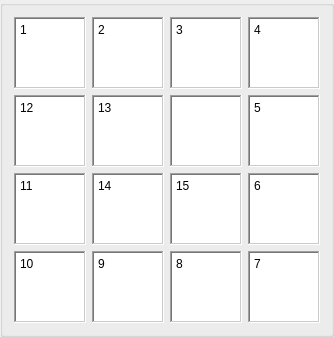
   <widget class="QGroupBox" name="groupBox">
    <property name="enabled">
     <bool>true</bool>
    </property>
    <property name="geometry">
     <rect>
      <x>410</x>
      <y>0</y>
      <width>251</width>
      <height>221</height>
     </rect>
    </property>
    <property name="title">
     <string/>
    </property>
    <property name="alignment">
     <set>Qt::AlignBottom|Qt::AlignHCenter</set>
    </property>
    <property name="flat">
     <bool>false</bool>
    </property>
    <property name="checkable">
     <bool>false</bool>
    </property>
    <layout class="QGridLayout" name="gridLayout">
     <item row="0" column="0">
      <widget class="QTextEdit" name="in1">
       <property name="frameShape">
        <enum>QFrame::WinPanel</enum>
       </property>
       <property name="lineWidth">
        <number>3</number>
       </property>
       <property name="html">
        <string>&lt;!DOCTYPE HTML PUBLIC &quot;-//W3C//DTD HTML 4.0//EN&quot; &quot;http://www.w3.org/TR/REC-html40/strict.dtd&quot;&gt;
&lt;html&gt;&lt;head&gt;&lt;meta name=&quot;qrichtext&quot; content=&quot;1&quot; /&gt;&lt;style type=&quot;text/css&quot;&gt;
p, li { white-space: pre-wrap; }
&lt;/style&gt;&lt;/head&gt;&lt;body style=&quot; font-family:'SimSun'; font-size:9pt; font-weight:400; font-style:normal;&quot;&gt;
&lt;p style=&quot; margin-top:0px; margin-bottom:0px; margin-left:0px; margin-right:0px; -qt-block-indent:0; text-indent:0px;&quot;&gt;1&lt;/p&gt;&lt;/body&gt;&lt;/html&gt;</string>
       </property>
       <property name="tabStopWidth">
        <number>100</number>
       </property>
       <property name="acceptRichText">
        <bool>true</bool>
       </property>
      </widget>
     </item>
     <item row="0" column="1">
      <widget class="QTextEdit" name="in2">
       <property name="frameShape">
        <enum>QFrame::WinPanel</enum>
       </property>
       <property name="lineWidth">
        <number>3</number>
       </property>
       <property name="html">
        <string>&lt;!DOCTYPE HTML PUBLIC &quot;-//W3C//DTD HTML 4.0//EN&quot; &quot;http://www.w3.org/TR/REC-html40/strict.dtd&quot;&gt;
&lt;html&gt;&lt;head&gt;&lt;meta name=&quot;qrichtext&quot; content=&quot;1&quot; /&gt;&lt;style type=&quot;text/css&quot;&gt;
p, li { white-space: pre-wrap; }
&lt;/style&gt;&lt;/head&gt;&lt;body style=&quot; font-family:'SimSun'; font-size:9pt; font-weight:400; font-style:normal;&quot;&gt;
&lt;p style=&quot; margin-top:0px; margin-bottom:0px; margin-left:0px; margin-right:0px; -qt-block-indent:0; text-indent:0px;&quot;&gt;2&lt;/p&gt;&lt;/body&gt;&lt;/html&gt;</string>
       </property>
       <property name="tabStopWidth">
        <number>100</number>
       </property>
       <property name="acceptRichText">
        <bool>true</bool>
       </property>
      </widget>
     </item>
     <item row="0" column="2">
      <widget class="QTextEdit" name="in3">
       <property name="frameShape">
        <enum>QFrame::WinPanel</enum>
       </property>
       <property name="lineWidth">
        <number>3</number>
       </property>
       <property name="html">
        <string>&lt;!DOCTYPE HTML PUBLIC &quot;-//W3C//DTD HTML 4.0//EN&quot; &quot;http://www.w3.org/TR/REC-html40/strict.dtd&quot;&gt;
&lt;html&gt;&lt;head&gt;&lt;meta name=&quot;qrichtext&quot; content=&quot;1&quot; /&gt;&lt;style type=&quot;text/css&quot;&gt;
p, li { white-space: pre-wrap; }
&lt;/style&gt;&lt;/head&gt;&lt;body style=&quot; font-family:'SimSun'; font-size:9pt; font-weight:400; font-style:normal;&quot;&gt;
&lt;p style=&quot; margin-top:0px; margin-bottom:0px; margin-left:0px; margin-right:0px; -qt-block-indent:0; text-indent:0px;&quot;&gt;3&lt;/p&gt;&lt;/body&gt;&lt;/html&gt;</string>
       </property>
       <property name="tabStopWidth">
        <number>100</number>
       </property>
       <property name="acceptRichText">
        <bool>true</bool>
       </property>
      </widget>
     </item>
     <item row="0" column="3">
      <widget class="QTextEdit" name="in4">
       <property name="frameShape">
        <enum>QFrame::WinPanel</enum>
       </property>
       <property name="lineWidth">
        <number>3</number>
       </property>
       <property name="html">
        <string>&lt;!DOCTYPE HTML PUBLIC &quot;-//W3C//DTD HTML 4.0//EN&quot; &quot;http://www.w3.org/TR/REC-html40/strict.dtd&quot;&gt;
&lt;html&gt;&lt;head&gt;&lt;meta name=&quot;qrichtext&quot; content=&quot;1&quot; /&gt;&lt;style type=&quot;text/css&quot;&gt;
p, li { white-space: pre-wrap; }
&lt;/style&gt;&lt;/head&gt;&lt;body style=&quot; font-family:'SimSun'; font-size:9pt; font-weight:400; font-style:normal;&quot;&gt;
&lt;p style=&quot; margin-top:0px; margin-bottom:0px; margin-left:0px; margin-right:0px; -qt-block-indent:0; text-indent:0px;&quot;&gt;4&lt;/p&gt;&lt;/body&gt;&lt;/html&gt;</string>
       </property>
       <property name="tabStopWidth">
        <number>100</number>
       </property>
       <property name="acceptRichText">
        <bool>true</bool>
       </property>
      </widget>
     </item>
     <item row="1" column="0">
      <widget class="QTextEdit" name="in5">
       <property name="frameShape">
        <enum>QFrame::WinPanel</enum>
       </property>
       <property name="lineWidth">
        <number>3</number>
       </property>
       <property name="html">
        <string>&lt;!DOCTYPE HTML PUBLIC &quot;-//W3C//DTD HTML 4.0//EN&quot; &quot;http://www.w3.org/TR/REC-html40/strict.dtd&quot;&gt;
&lt;html&gt;&lt;head&gt;&lt;meta name=&quot;qrichtext&quot; content=&quot;1&quot; /&gt;&lt;style type=&quot;text/css&quot;&gt;
p, li { white-space: pre-wrap; }
&lt;/style&gt;&lt;/head&gt;&lt;body style=&quot; font-family:'SimSun'; font-size:9pt; font-weight:400; font-style:normal;&quot;&gt;
&lt;p style=&quot; margin-top:0px; margin-bottom:0px; margin-left:0px; margin-right:0px; -qt-block-indent:0; text-indent:0px;&quot;&gt;12&lt;/p&gt;&lt;/body&gt;&lt;/html&gt;</string>
       </property>
       <property name="tabStopWidth">
        <number>100</number>
       </property>
       <property name="acceptRichText">
        <bool>true</bool>
       </property>
      </widget>
     </item>
     <item row="1" column="1">
      <widget class="QTextEdit" name="in6">
       <property name="frameShape">
        <enum>QFrame::WinPanel</enum>
       </property>
       <property name="lineWidth">
        <number>3</number>
       </property>
       <property name="html">
        <string>&lt;!DOCTYPE HTML PUBLIC &quot;-//W3C//DTD HTML 4.0//EN&quot; &quot;http://www.w3.org/TR/REC-html40/strict.dtd&quot;&gt;
&lt;html&gt;&lt;head&gt;&lt;meta name=&quot;qrichtext&quot; content=&quot;1&quot; /&gt;&lt;style type=&quot;text/css&quot;&gt;
p, li { white-space: pre-wrap; }
&lt;/style&gt;&lt;/head&gt;&lt;body style=&quot; font-family:'SimSun'; font-size:9pt; font-weight:400; font-style:normal;&quot;&gt;
&lt;p style=&quot; margin-top:0px; margin-bottom:0px; margin-left:0px; margin-right:0px; -qt-block-indent:0; text-indent:0px;&quot;&gt;13&lt;/p&gt;&lt;/body&gt;&lt;/html&gt;</string>
       </property>
       <property name="tabStopWidth">
        <number>100</number>
       </property>
       <property name="acceptRichText">
        <bool>true</bool>
       </property>
      </widget>
     </item>
     <item row="1" column="2">
      <widget class="QTextEdit" name="in7">
       <property name="frameShape">
        <enum>QFrame::WinPanel</enum>
       </property>
       <property name="lineWidth">
        <number>3</number>
       </property>
       <property name="tabStopWidth">
        <number>100</number>
       </property>
       <property name="acceptRichText">
        <bool>true</bool>
       </property>
      </widget>
     </item>
     <item row="1" column="3">
      <widget class="QTextEdit" name="in8">
       <property name="frameShape">
        <enum>QFrame::WinPanel</enum>
       </property>
       <property name="lineWidth">
        <number>3</number>
       </property>
       <property name="html">
        <string>&lt;!DOCTYPE HTML PUBLIC &quot;-//W3C//DTD HTML 4.0//EN&quot; &quot;http://www.w3.org/TR/REC-html40/strict.dtd&quot;&gt;
&lt;html&gt;&lt;head&gt;&lt;meta name=&quot;qrichtext&quot; content=&quot;1&quot; /&gt;&lt;style type=&quot;text/css&quot;&gt;
p, li { white-space: pre-wrap; }
&lt;/style&gt;&lt;/head&gt;&lt;body style=&quot; font-family:'SimSun'; font-size:9pt; font-weight:400; font-style:normal;&quot;&gt;
&lt;p style=&quot; margin-top:0px; margin-bottom:0px; margin-left:0px; margin-right:0px; -qt-block-indent:0; text-indent:0px;&quot;&gt;5&lt;/p&gt;&lt;/body&gt;&lt;/html&gt;</string>
       </property>
       <property name="tabStopWidth">
        <number>100</number>
       </property>
       <property name="acceptRichText">
        <bool>true</bool>
       </property>
      </widget>
     </item>
     <item row="2" column="0">
      <widget class="QTextEdit" name="in9">
       <property name="frameShape">
        <enum>QFrame::WinPanel</enum>
       </property>
       <property name="lineWidth">
        <number>3</number>
       </property>
       <property name="html">
        <string>&lt;!DOCTYPE HTML PUBLIC &quot;-//W3C//DTD HTML 4.0//EN&quot; &quot;http://www.w3.org/TR/REC-html40/strict.dtd&quot;&gt;
&lt;html&gt;&lt;head&gt;&lt;meta name=&quot;qrichtext&quot; content=&quot;1&quot; /&gt;&lt;style type=&quot;text/css&quot;&gt;
p, li { white-space: pre-wrap; }
&lt;/style&gt;&lt;/head&gt;&lt;body style=&quot; font-family:'SimSun'; font-size:9pt; font-weight:400; font-style:normal;&quot;&gt;
&lt;p style=&quot; margin-top:0px; margin-bottom:0px; margin-left:0px; margin-right:0px; -qt-block-indent:0; text-indent:0px;&quot;&gt;11&lt;/p&gt;&lt;/body&gt;&lt;/html&gt;</string>
       </property>
       <property name="tabStopWidth">
        <number>100</number>
       </property>
       <property name="acceptRichText">
        <bool>true</bool>
       </property>
      </widget>
     </item>
     <item row="2" column="1">
      <widget class="QTextEdit" name="in10">
       <property name="frameShape">
        <enum>QFrame::WinPanel</enum>
       </property>
       <property name="lineWidth">
        <number>3</number>
       </property>
       <property name="html">
        <string>&lt;!DOCTYPE HTML PUBLIC &quot;-//W3C//DTD HTML 4.0//EN&quot; &quot;http://www.w3.org/TR/REC-html40/strict.dtd&quot;&gt;
&lt;html&gt;&lt;head&gt;&lt;meta name=&quot;qrichtext&quot; content=&quot;1&quot; /&gt;&lt;style type=&quot;text/css&quot;&gt;
p, li { white-space: pre-wrap; }
&lt;/style&gt;&lt;/head&gt;&lt;body style=&quot; font-family:'SimSun'; font-size:9pt; font-weight:400; font-style:normal;&quot;&gt;
&lt;p style=&quot; margin-top:0px; margin-bottom:0px; margin-left:0px; margin-right:0px; -qt-block-indent:0; text-indent:0px;&quot;&gt;14&lt;/p&gt;&lt;/body&gt;&lt;/html&gt;</string>
       </property>
       <property name="tabStopWidth">
        <number>100</number>
       </property>
       <property name="acceptRichText">
        <bool>true</bool>
       </property>
      </widget>
     </item>
     <item row="2" column="2">
      <widget class="QTextEdit" name="in11">
       <property name="frameShape">
        <enum>QFrame::WinPanel</enum>
       </property>
       <property name="lineWidth">
        <number>3</number>
       </property>
       <property name="html">
        <string>&lt;!DOCTYPE HTML PUBLIC &quot;-//W3C//DTD HTML 4.0//EN&quot; &quot;http://www.w3.org/TR/REC-html40/strict.dtd&quot;&gt;
&lt;html&gt;&lt;head&gt;&lt;meta name=&quot;qrichtext&quot; content=&quot;1&quot; /&gt;&lt;style type=&quot;text/css&quot;&gt;
p, li { white-space: pre-wrap; }
&lt;/style&gt;&lt;/head&gt;&lt;body style=&quot; font-family:'SimSun'; font-size:9pt; font-weight:400; font-style:normal;&quot;&gt;
&lt;p style=&quot; margin-top:0px; margin-bottom:0px; margin-left:0px; margin-right:0px; -qt-block-indent:0; text-indent:0px;&quot;&gt;15&lt;/p&gt;&lt;/body&gt;&lt;/html&gt;</string>
       </property>
       <property name="tabStopWidth">
        <number>100</number>
       </property>
       <property name="acceptRichText">
        <bool>true</bool>
       </property>
      </widget>
     </item>
     <item row="2" column="3">
      <widget class="QTextEdit" name="in12">
       <property name="frameShape">
        <enum>QFrame::WinPanel</enum>
       </property>
       <property name="lineWidth">
        <number>3</number>
       </property>
       <property name="html">
        <string>&lt;!DOCTYPE HTML PUBLIC &quot;-//W3C//DTD HTML 4.0//EN&quot; &quot;http://www.w3.org/TR/REC-html40/strict.dtd&quot;&gt;
&lt;html&gt;&lt;head&gt;&lt;meta name=&quot;qrichtext&quot; content=&quot;1&quot; /&gt;&lt;style type=&quot;text/css&quot;&gt;
p, li { white-space: pre-wrap; }
&lt;/style&gt;&lt;/head&gt;&lt;body style=&quot; font-family:'SimSun'; font-size:9pt; font-weight:400; font-style:normal;&quot;&gt;
&lt;p style=&quot; margin-top:0px; margin-bottom:0px; margin-left:0px; margin-right:0px; -qt-block-indent:0; text-indent:0px;&quot;&gt;6&lt;/p&gt;&lt;/body&gt;&lt;/html&gt;</string>
       </property>
       <property name="tabStopWidth">
        <number>100</number>
       </property>
       <property name="acceptRichText">
        <bool>true</bool>
       </property>
      </widget>
     </item>
     <item row="3" column="0">
      <widget class="QTextEdit" name="in13">
       <property name="frameShape">
        <enum>QFrame::WinPanel</enum>
       </property>
       <property name="lineWidth">
        <number>3</number>
       </property>
       <property name="html">
        <string>&lt;!DOCTYPE HTML PUBLIC &quot;-//W3C//DTD HTML 4.0//EN&quot; &quot;http://www.w3.org/TR/REC-html40/strict.dtd&quot;&gt;
&lt;html&gt;&lt;head&gt;&lt;meta name=&quot;qrichtext&quot; content=&quot;1&quot; /&gt;&lt;style type=&quot;text/css&quot;&gt;
p, li { white-space: pre-wrap; }
&lt;/style&gt;&lt;/head&gt;&lt;body style=&quot; font-family:'SimSun'; font-size:9pt; font-weight:400; font-style:normal;&quot;&gt;
&lt;p style=&quot; margin-top:0px; margin-bottom:0px; margin-left:0px; margin-right:0px; -qt-block-indent:0; text-indent:0px;&quot;&gt;10&lt;/p&gt;&lt;/body&gt;&lt;/html&gt;</string>
       </property>
       <property name="tabStopWidth">
        <number>100</number>
       </property>
       <property name="acceptRichText">
        <bool>true</bool>
       </property>
      </widget>
     </item>
     <item row="3" column="1">
      <widget class="QTextEdit" name="in14">
       <property name="frameShape">
        <enum>QFrame::WinPanel</enum>
       </property>
       <property name="lineWidth">
        <number>3</number>
       </property>
       <property name="html">
        <string>&lt;!DOCTYPE HTML PUBLIC &quot;-//W3C//DTD HTML 4.0//EN&quot; &quot;http://www.w3.org/TR/REC-html40/strict.dtd&quot;&gt;
&lt;html&gt;&lt;head&gt;&lt;meta name=&quot;qrichtext&quot; content=&quot;1&quot; /&gt;&lt;style type=&quot;text/css&quot;&gt;
p, li { white-space: pre-wrap; }
&lt;/style&gt;&lt;/head&gt;&lt;body style=&quot; font-family:'SimSun'; font-size:9pt; font-weight:400; font-style:normal;&quot;&gt;
&lt;p style=&quot; margin-top:0px; margin-bottom:0px; margin-left:0px; margin-right:0px; -qt-block-indent:0; text-indent:0px;&quot;&gt;9&lt;/p&gt;&lt;/body&gt;&lt;/html&gt;</string>
       </property>
       <property name="tabStopWidth">
        <number>100</number>
       </property>
       <property name="acceptRichText">
        <bool>true</bool>
       </property>
      </widget>
     </item>
     <item row="3" column="2">
      <widget class="QTextEdit" name="in15">
       <property name="frameShape">
        <enum>QFrame::WinPanel</enum>
       </property>
       <property name="lineWidth">
        <number>3</number>
       </property>
       <property name="html">
        <string>&lt;!DOCTYPE HTML PUBLIC &quot;-//W3C//DTD HTML 4.0//EN&quot; &quot;http://www.w3.org/TR/REC-html40/strict.dtd&quot;&gt;
&lt;html&gt;&lt;head&gt;&lt;meta name=&quot;qrichtext&quot; content=&quot;1&quot; /&gt;&lt;style type=&quot;text/css&quot;&gt;
p, li { white-space: pre-wrap; }
&lt;/style&gt;&lt;/head&gt;&lt;body style=&quot; font-family:'SimSun'; font-size:9pt; font-weight:400; font-style:normal;&quot;&gt;
&lt;p style=&quot; margin-top:0px; margin-bottom:0px; margin-left:0px; margin-right:0px; -qt-block-indent:0; text-indent:0px;&quot;&gt;8&lt;/p&gt;&lt;/body&gt;&lt;/html&gt;</string>
       </property>
       <property name="tabStopWidth">
        <number>100</number>
       </property>
       <property name="acceptRichText">
        <bool>true</bool>
       </property>
      </widget>
     </item>
     <item row="3" column="3">
      <widget class="QTextEdit" name="in16">
       <property name="frameShape">
        <enum>QFrame::WinPanel</enum>
       </property>
       <property name="lineWidth">
        <number>3</number>
       </property>
       <property name="html">
        <string>&lt;!DOCTYPE HTML PUBLIC &quot;-//W3C//DTD HTML 4.0//EN&quot; &quot;http://www.w3.org/TR/REC-html40/strict.dtd&quot;&gt;
&lt;html&gt;&lt;head&gt;&lt;meta name=&quot;qrichtext&quot; content=&quot;1&quot; /&gt;&lt;style type=&quot;text/css&quot;&gt;
p, li { white-space: pre-wrap; }
&lt;/style&gt;&lt;/head&gt;&lt;body style=&quot; font-family:'SimSun'; font-size:9pt; font-weight:400; font-style:normal;&quot;&gt;
&lt;p style=&quot; margin-top:0px; margin-bottom:0px; margin-left:0px; margin-right:0px; -qt-block-indent:0; text-indent:0px;&quot;&gt;7&lt;/p&gt;&lt;/body&gt;&lt;/html&gt;</string>
       </property>
       <property name="tabStopWidth">
        <number>100</number>
       </property>
       <property name="acceptRichText">
        <bool>true</bool>
       </property>
      </widget>
     </item>
    </layout>
   </widget>
